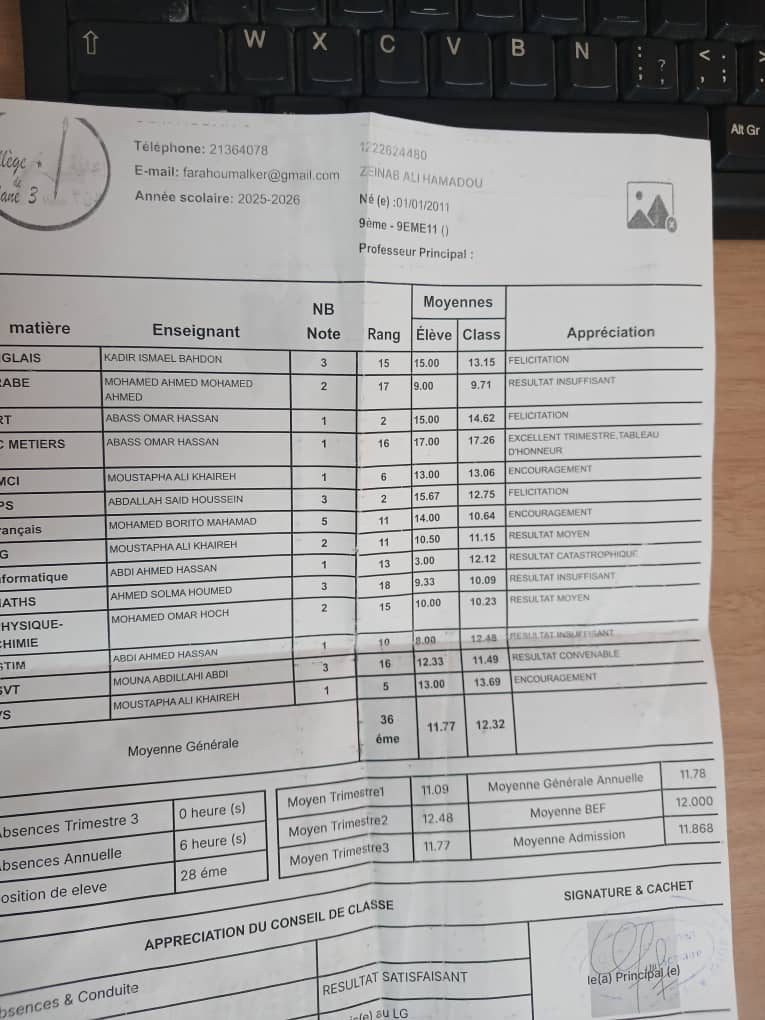
#> input picture bulletin_reel.jpg, 765 x 1020 px
$ python ocr_bulletin.py ../bulletin_reel.jpg
#> lines starting #> are read from the running program, lines starting #| are printed output that depends on the picture; after the words box and inside, x2 and y2 are one past the last pixel; in counts of white or black regions, pixels touching at a corner belong together
"""
Module OCR : lit la photo d'un bulletin et en extrait le texte brut.
"""

import os
import cv2
import pytesseract

# --- Securite : on indique le chemin de Tesseract directement ---
CHEMIN_TESSERACT = r"C:\Program Files\Tesseract-OCR\tesseract.exe"
if os.path.exists(CHEMIN_TESSERACT):
    pytesseract.pytesseract.tesseract_cmd = CHEMIN_TESSERACT


def preparer_image(chemin_image):
    """
    Nettoie la photo avant lecture.
    Une photo de telephone a souvent des ombres et peu de contraste.
    Ces 4 traitements ameliorent beaucoup la lecture.
    """
#> called with chemin_image = '../bulletin_reel.jpg'
    image = cv2.imread(chemin_image)
#> image is the input picture: shape (1020, 765, 3); mean B, G, R 156.2, 157.6, 159.5
    if image is None:
        raise FileNotFoundError(f"Image introuvable ou illisible : {chemin_image}")

    # 1. Noir et blanc (la couleur ne sert a rien pour lire du texte)
    gris = cv2.cvtColor(image, cv2.COLOR_BGR2GRAY)
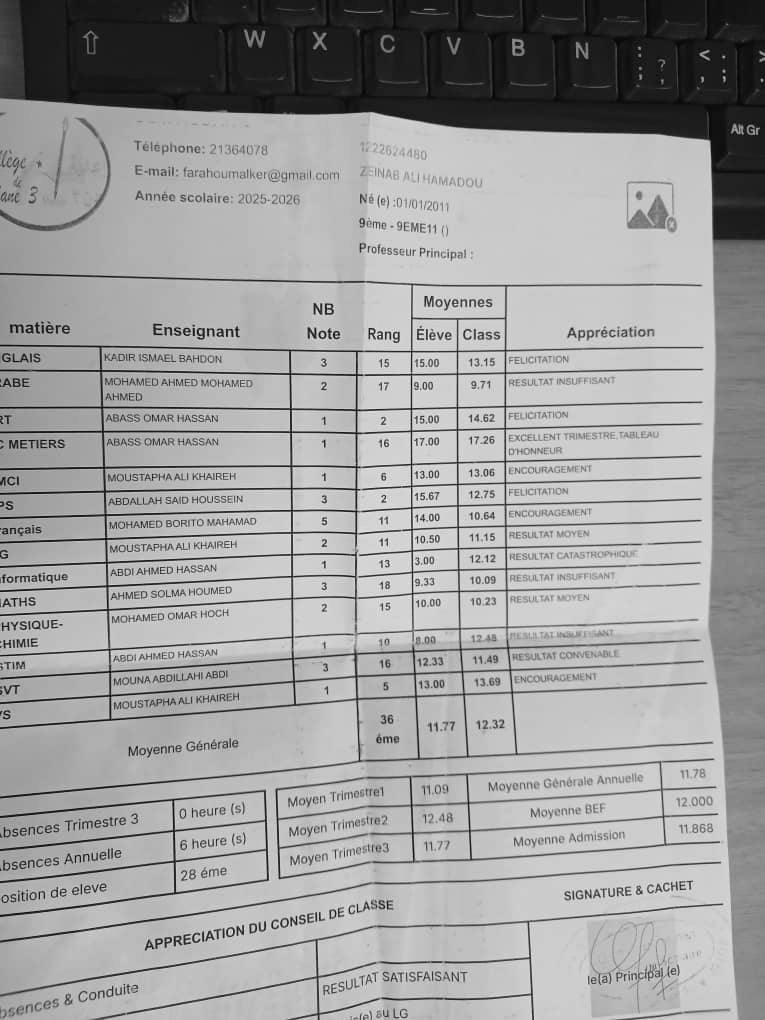
#> gris: shape (1020, 765); min 0, max 255, mean 158

    # 2. Agrandir si la photo est petite
    hauteur, largeur = gris.shape
#> hauteur = 1020; largeur = 765
    if largeur < 1500:
        facteur = 1500 / largeur
#> facteur = 1.96
        gris = cv2.resize(gris, None, fx=facteur, fy=facteur,
                          interpolation=cv2.INTER_CUBIC)
#> gris: shape (2000, 1500)

    # 3. Reduire le bruit
    gris = cv2.medianBlur(gris, 3)

    # 4. Texte bien noir sur fond bien blanc
    net = cv2.adaptiveThreshold(
        gris, 255,
        cv2.ADAPTIVE_THRESH_GAUSSIAN_C,
        cv2.THRESH_BINARY,
        31, 15
    )
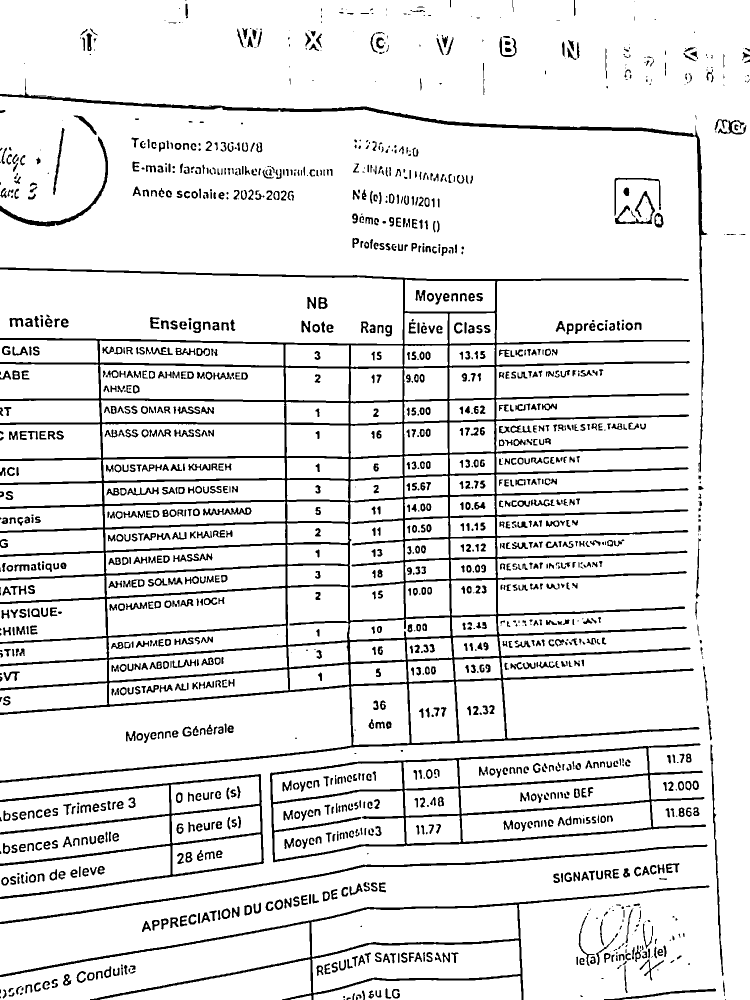
#> net: shape (2000, 1500) (shown at 1/2 size); 89.7% white; 1625 black regions (316 under 20 px), largest, box (x1, y1, x2, y2) and area: (0, 535, 1399, 1566) 115498, (540, 1486, 1412, 1725) 17527, (0, 1771, 1419, 2000) 13500
    return net


def lire_texte(chemin_image, langues="fra+eng"):
    """
    Retourne le texte brut lu sur l'image.
    psm 6 = traiter l'image comme un bloc de texte uniforme,
            ce qui convient bien aux tableaux de bulletins.
    """
    image_nette = preparer_image(chemin_image)
    configuration = "--oem 3 --psm 6"
#> (the run stopped early here; a loop or call above may not have finished)
